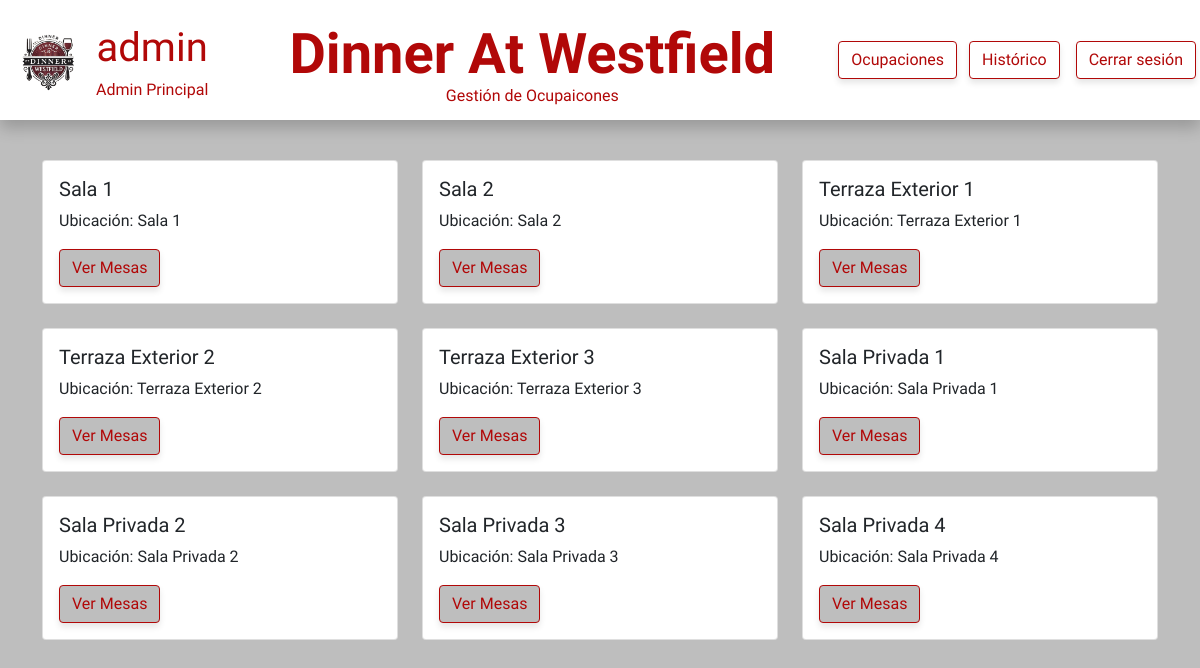
/view/reservas.php (signed in), run on the app's committed database.
### tables this page shows
CREATE TABLE tbl_usuario (
    id_usuario INT PRIMARY KEY AUTO_INCREMENT NOT NULL,
    nombre_usuario VARCHAR(50) NOT NULL,
    apellidos_usuario VARCHAR(50) NOT NULL,
    username VARCHAR(25) NOT NULL UNIQUE,
    password CHAR(60) NOT NULL,
    id_rol INT
);

CREATE TABLE tbl_sala ( 
    id_sala INT PRIMARY KEY AUTO_INCREMENT NOT NULL,
    ubicacion_sala VARCHAR(25) NOT NULL,
    imagen_sala VARCHAR(255) NULL
);

### php/functions.php (called while the page is built, shortened)
<?php
function get_info_waiter_bbdd($conn, $id_camarero) {
    try {
        $query = "SELECT * FROM tbl_usuario WHERE id_usuario = :id_camarero";
        $stmt_info = $conn->prepare($query);
        $stmt_info->bindParam(':id_camarero', $id_camarero, PDO::PARAM_INT);
        $stmt_info->execute();
        $row = $stmt_info->fetch(PDO::FETCH_ASSOC);
        if ($row) {
            return [
                'username' => $row['username'],
                'name' => $row['nombre_usuario'],
                'surname' => $row['apellidos_usuario']
            ];
        } else {
            return null;
        }
    } catch (PDOException $e) {
        error_log("Error al recuperar información del camarero: " . $e->getMessage());
        return null;
    }
}
?>

### view/reservas.php (the view, shortened to what this page needs)
<?php
    require '../php/estadoMesaRecuperar.php';
    require_once '../php/functions.php';
    $id_camarero = $_SESSION['user_id'];
    $info_waiter = get_info_waiter_bbdd($conn, $id_camarero);
    $querySalas = "SELECT id_sala, ubicacion_sala, imagen_sala FROM tbl_sala";
    $stmt = $conn->prepare($querySalas);
    $stmt->execute();
    $salas = $stmt->fetchAll(PDO::FETCH_ASSOC);
?>
<!DOCTYPE html>
<html lang="en">
<head>
    <link href="https://cdn.jsdelivr.net/npm/bootstrap@5.0.2/dist/css/bootstrap.min.css" rel="stylesheet">
    <link rel="stylesheet" href="../css/mesas.css">
</head>
<body>
    <header id="container_header">
        <div id="container-username">
            <div id="icon_profile_header">
                <img src="../img/logoSinFondo.png" alt="" id="icon_profile">
            </div>
            <div id="username_profile_header">
                <p id="p_username_profile"><?php echo htmlspecialchars($info_waiter['username'] ?? 'Desconocido'); ?></p>
                <span class="span_subtitle">
                    <?php echo htmlspecialchars(($info_waiter['name'] ?? 'Usuario') . " " . ($info_waiter['surname'] ?? 'Desconocido')); ?>
                </span>
            </div>
        </div>
        <div id="container_title_header">
            <h1 id="title_header"><strong>Dinner At Westfield</strong></h1>
            <span class="span_subtitle">Gestión de Ocupaicones</span>
        </div>
        <nav id="nav_header">
            <a href="./mesas.php" class="btn btn-danger me-2 btn_custom_logOut">Ocupaciones</a>
            <a href="./historicoReservas.php" class="btn btn-danger me-2 btn_custom_logOut">Histórico</a>
            <a href="../php/cerrarSesion.php" class="btn btn-danger btn_custom_logOut m-1">Cerrar sesión</a>
        </nav>
    </header>
    <main class="container">
        <div class="row">
            <?php foreach ($salas as $sala): ?>
                <div class="col-md-4 mb-4">
                    <div class="card">
                        <div class="card-body">
                            <h5 class="card-title"><?php echo htmlspecialchars($sala['ubicacion_sala']); ?></h5>
                            <p class="card-text">Ubicación: <?php echo htmlspecialchars($sala['ubicacion_sala']); ?></p>
                            <a href="mesasReservas.php?id_sala=<?php echo htmlspecialchars($sala['id_sala']); ?>" class="btn btn-primary btn-danger btn_custom_filter">Ver Mesas</a>
                        </div>
                    </div>
                </div>
            <?php endforeach; ?>
        </div>
    </main>
</body>
</html>

### css/mesas.css (style rules this page uses)
html, body { height: 100%; width: 100%; margin: 0; font-family: "Lexend", sans-serif; font-optical-sizing: auto; font-weight: 400; font-style: normal; background-color: rgb(190, 190, 190); }
#container_header { width: 100%; height: 15%; background-color: rgb(255, 255, 255); display: flex; justify-content: space-between; box-shadow: 0 8px 15px rgba(0, 0, 0, 0.2); margin-bottom: 5vh; }
#container-username { display: flex; }
#icon_profile_header, #container_header { display: flex; align-items: center; text-align: center; }
#icon_profile { width: 6vw; margin-left: 1vw; }
#p_username_profile, .span_subtitle, .btn_custom_logOut, .btn_custom_filter, .btn_custom_filterOK { color: rgb(177, 8, 8);; }
#p_username_profile { font-size: 5vh; margin: 0; }
#username_profile_header { margin-left: 1vw; }
#container_title_header { margin-left: 1.5vw; display: flex; flex-direction: column; }
.btn_custom_logOut { border: solid 1px rgb(177, 8, 8); background-color: white; box-shadow: 0 4px 6px rgba(0, 0, 0, 0.1); }
.btn_custom_filter { border: solid 1px rgb(177, 8, 8); background-color: rgb(190, 190, 190); box-shadow: 0 4px 6px rgba(0, 0, 0, 0.1); }
#title_header { all: unset; font-size: 7vh; color: rgb(177, 8, 8); height: 9vh; }
.row { display: flex; margin-top: 10px; }

### data on the page
tbl_usuario: username "admin", nombre_usuario+apellidos_usuario "Admin Principal"
tbl_sala: ubicacion_sala "Sala 1"
tbl_sala: ubicacion_sala "Sala 2"
tbl_sala: ubicacion_sala "Terraza Exterior 1"
tbl_sala: ubicacion_sala "Terraza Exterior 2"
tbl_sala: ubicacion_sala "Terraza Exterior 3"
tbl_sala: ubicacion_sala "Sala Privada 1"
tbl_sala: ubicacion_sala "Sala Privada 2"
tbl_sala: ubicacion_sala "Sala Privada 3"
tbl_sala: ubicacion_sala "Sala Privada 4"
